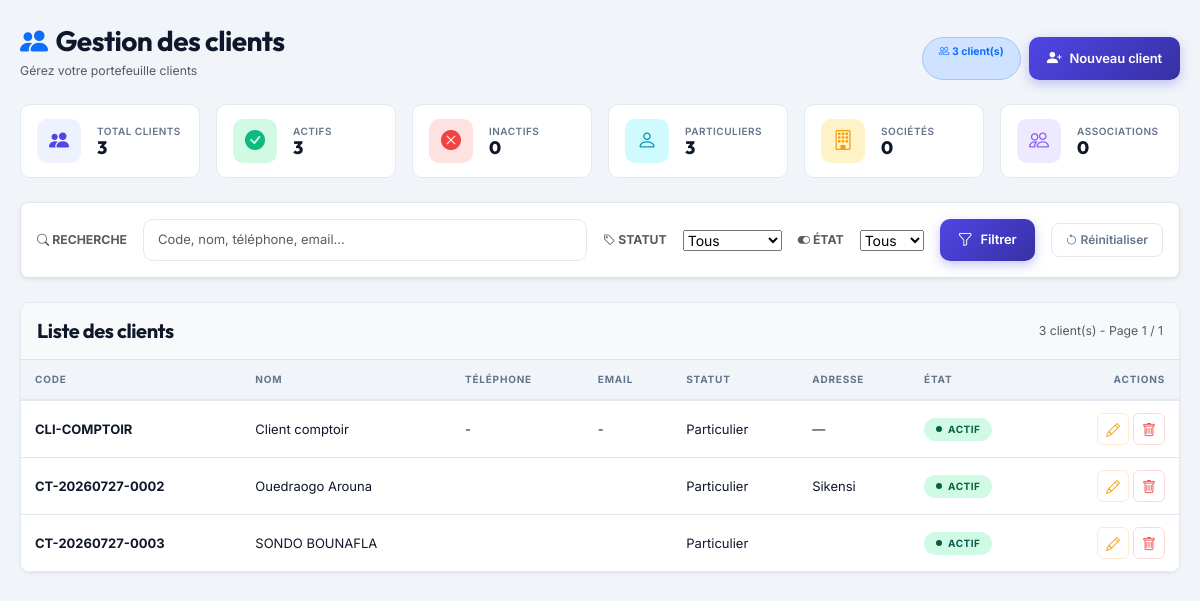
Screenshot of /views/contact/clients.php with the database file from the repository.
### tables this page shows
CREATE TABLE IF NOT EXISTS `contact` (
  `code_contact` varchar(100) NOT NULL,
  `nom_prenom_contact` varchar(300) NOT NULL,
  `telephone_contact` varchar(100) NOT NULL,
  `email_contact` varchar(100) NOT NULL,
  `type_contact` varchar(100) NOT NULL,
  `statut_contact` varchar(100) NOT NULL,
  `solde_contact` decimal(10,2) DEFAULT '0.00',
  `solde_maximum` decimal(10,2) DEFAULT '0.00',
  `adresse_contact` varchar(100) DEFAULT NULL,
  `etat_contact` enum('Actif','Inactif') NOT NULL DEFAULT 'Actif',
  PRIMARY KEY (`code_contact`)
);

### views/contact/clients.php (the view, shortened to what this page needs)
<?php
require 'databases/database.php';
function e($str) {
    return htmlspecialchars($str ?? '', ENT_QUOTES, 'UTF-8');
}
function getTableContent($pdo, $search, $filtres, $page, $perPage = 20) {
    $sql = "SELECT * FROM contact WHERE type_contact = 'Client'";
    $params = [];
    $countSql = "SELECT COUNT(*) FROM (" . $sql . ") as count_table";
    $stmt = $pdo->prepare($countSql);
    $stmt->execute($params);
    $total = $stmt->fetchColumn();
    $totalPages = ceil($total / $perPage);
    $sql .= " ORDER BY nom_prenom_contact LIMIT " . (($page - 1) * $perPage) . ", $perPage";
    $stmt = $pdo->prepare($sql);
    $stmt->execute($params);
    $clients = $stmt->fetchAll(PDO::FETCH_ASSOC);
    if (empty($clients)):
    ?>
    <tr>
        <td colspan="8" class="text-center py-5 text-muted">
            <i class="bi bi-inbox fs-1 d-block mb-2 opacity-50"></i>
            Aucun client trouvé
        </td>
    </tr>
    <?php else: ?>
    <?php foreach ($clients as $c): ?>
    <tr>
        <td class="td-bold"><?= e($c['code_contact']) ?></td>
        <td><?= e($c['nom_prenom_contact']) ?></td>
        <td><?= e($c['telephone_contact'] ?? '—') ?></td>
        <td><?= e($c['email_contact'] ?? '—') ?></td>
        <td><?= e($c['statut_contact']) ?></td>
        <td><?= e($c['adresse_contact'] ?? '—') ?></td>
        <td>
            <span class="status-badge <?= $c['etat_contact'] === 'Actif' ? 'on' : 'off' ?>">
                <span class="sdot"></span>
                <?= e($c['etat_contact']) ?>
            </span>
        </td>
        <td class="text-end">
            <div class="d-inline-flex gap-1">
                <button class="act-btn e editBtn" data-code="<?= e($c['code_contact']) ?>" title="Modifier">
                    <i class="bi bi-pencil"></i>
                </button>
                <button class="act-btn d deleteBtn" data-code="<?= e($c['code_contact']) ?>" data-nom="<?= e($c['nom_prenom_contact']) ?>" title="Supprimer">
                    <i class="bi bi-trash"></i>
                </button>
            </div>
        </td>
    </tr>
    <?php endforeach; ?>
    <?php endif;
    $tableHtml = ob_get_clean();
    ?>
    <?php endif;
    $paginationHtml = ob_get_clean();
    return [
        'table' => $tableHtml,
        'pagination' => $paginationHtml,
        'total' => $total,
        'page' => $page,
        'totalPages' => $totalPages
    ];
}
$search = trim($_POST['search'] ?? '');
$filtres = [
    'statut' => trim($_POST['statut'] ?? ''),
    'etat' => trim($_POST['etat'] ?? '')
];
$page = (int)($_POST['page'] ?? 1);
$initialData = getTableContent($pdo, $search, $filtres, $page);
$totalClients = $pdo->query("SELECT COUNT(*) FROM contact WHERE type_contact = 'Client'")->fetchColumn();
$actifs = $pdo->query("SELECT COUNT(*) FROM contact WHERE type_contact = 'Client' AND etat_contact = 'Actif'")->fetchColumn();
$inactifs = $pdo->query("SELECT COUNT(*) FROM contact WHERE type_contact = 'Client' AND etat_contact = 'Inactif'")->fetchColumn();
$particuliers = $pdo->query("SELECT COUNT(*) FROM contact WHERE type_contact = 'Client' AND statut_contact = 'Particulier'")->fetchColumn();
$societes = $pdo->query("SELECT COUNT(*) FROM contact WHERE type_contact = 'Client' AND statut_contact = 'Société'")->fetchColumn();
$associations = $pdo->query("SELECT COUNT(*) FROM contact WHERE type_contact = 'Client' AND statut_contact = 'Association'")->fetchColumn();
?>
<!DOCTYPE html>
<html lang="fr">
<head>
<link href="https://cdn.jsdelivr.net/npm/bootstrap@5.3.2/dist/css/bootstrap.min.css" rel="stylesheet">
<link href="https://cdn.jsdelivr.net/npm/bootstrap-icons@1.11.3/font/bootstrap-icons.css" rel="stylesheet">
<link rel="stylesheet" href="https://cdn.jsdelivr.net/npm/bootstrap-select@1.14.0-beta3/dist/css/bootstrap-select.min.css">
</head>
<body>
<div class="W">
    <div class="d-flex flex-wrap justify-content-between align-items-end mb-4 gap-2">
        <div>
            <h1 class="h3 fw-bold mb-1"><i class="bi bi-people-fill text-primary me-2"></i>Gestion des clients</h1>
            <p class="text-muted small mb-0">Gérez votre portefeuille clients</p>
        </div>
        <div class="d-flex gap-2">
            <span class="badge rounded-pill bg-primary-subtle text-primary border border-primary-subtle px-3 py-2">
                <i class="bi bi-people"></i> <?= $totalClients ?> client(s)
            </span>
            <button type="button" class="btn-chic btn-chic-primary" id="addBtn">
                <i class="bi bi-person-plus-fill"></i>
                <span>Nouveau client</span>
            </button>
        </div>
    </div>
    <div class="row g-3 mb-4">
        <?php
        $stats = [
            ['primary', 'people-fill', 'Total clients', $totalClients, ''],
            ['success', 'check-circle-fill', 'Actifs', $actifs, ''],
            ['danger', 'x-circle-fill', 'Inactifs', $inactifs, ''],
            ['info', 'person', 'Particuliers', $particuliers, ''],
            ['warning', 'building', 'Sociétés', $societes, ''],
            ['purple', 'people', 'Associations', $associations, ''],
        ];
        $colorMap = [
            'primary' => ['var(--color-primary-soft)', 'var(--color-primary)'],
            'success' => ['var(--color-success-soft)', 'var(--color-success)'],
            'warning' => ['var(--color-warning-soft)', 'var(--color-warning)'],
            'danger' => ['var(--color-danger-soft)', 'var(--color-danger)'],
            'info' => ['var(--color-info-soft)', 'var(--color-info)'],
            'purple' => ['var(--color-purple-soft)', 'var(--color-purple)'],
        ];
        foreach ($stats as $s):
            $bg = $colorMap[$s[0]][0];
            $fg = $colorMap[$s[0]][1];
        ?>
        <div class="col-6 col-md-4 col-xl-2">
            <div class="stat-card d-flex align-items-center gap-3 h-100">
                <div class="stat-icon" style="background: <?= $bg ?>; color: <?= $fg ?>;">
                    <i class="bi bi-<?= $s[1] ?>"></i>
                </div>
                <div class="flex-grow-1 overflow-hidden">
                    <div class="stat-label"><?= $s[2] ?></div>
                    <div class="stat-value text-truncate"><?= $s[3] ?><?php if ($s[4]): ?><small class="text-muted ms-1" style="font-size:11px;"><?= $s[4] ?></small><?php endif; ?></div>
                </div>
            </div>
        </div>
        <?php endforeach; ?>
    </div>
    <div class="bg-white border rounded-3 p-3 mb-4 shadow-sm">
        <form id="searchForm" method="post">
            <div class="d-flex flex-wrap align-items-center gap-3">
                <label class="text-uppercase small fw-bold text-muted mb-0"><i class="bi bi-search"></i> Recherche</label>
                <input type="text" name="search" id="searchInput" class="form-control" placeholder="Code, nom, téléphone, email..." value="<?= e($search) ?>" style="flex:1; min-width:150px;">
                <label class="text-uppercase small fw-bold text-muted mb-0"><i class="bi bi-tag"></i> Statut</label>
                <select name="statut" id="statutFilter" class="selectpicker" data-live-search="true">
                    <option value="">Tous</option>
                </select>
                <label class="text-uppercase small fw-bold text-muted mb-0"><i class="bi bi-toggle-on"></i> État</label>
                <select name="etat" id="etatFilter" class="selectpicker">
                    <option value="">Tous</option>
                </select>
                <button type="submit" class="btn-chic btn-chic-primary"><i class="bi bi-funnel"></i><span>Filtrer</span></button>
                <button type="button" class="btn-go-outline" id="resetBtn"><i class="bi bi-arrow-counterclockwise"></i> Réinitialiser</button>
            </div>
        </form>
    </div>
    <div class="data-table-wrap">
        <div class="d-flex flex-wrap align-items-center justify-content-between p-3 border-bottom bg-light">
            <h5 class="mb-0 fw-bold">Liste des clients</h5>
            <span class="text-muted small"><?= $initialData['total'] ?> client(s) - Page <?= $initialData['page'] ?> / <?= max(1, $initialData['totalPages']) ?></span>
        </div>
        <div class="table-responsive">
            <table class="table">
                <thead>
                    <tr>
                        <th>Code</th>
                        <th>Nom</th>
                        <th>Téléphone</th>
                        <th>Email</th>
                        <th>Statut</th>
                        <th>Adresse</th>
                        <th>État</th>
                        <th class="text-end">Actions</th>
                    </tr>
                </thead>
                <tbody>
                    <?= $initialData['table'] ?>
                </tbody>
            </table>
        </div>
    </div>
</div>
<div class="position-fixed top-0 end-0 p-3" style="z-index:2000;">
</div>
</body>
</html>

### rows the page displays
contact: code_contact "CLI-COMPTOIR", nom_prenom_contact "Client comptoir", telephone_contact "-", email_contact "-", statut_contact "Particulier", adresse_contact "—", etat_contact "ACTIF"
contact: code_contact "CT-20260727-0002", nom_prenom_contact "Ouedraogo Arouna", statut_contact "Particulier", adresse_contact "Sikensi", etat_contact "ACTIF"
contact: code_contact "CT-20260727-0003", nom_prenom_contact "SONDO BOUNAFLA", statut_contact "Particulier", etat_contact "ACTIF"

### other values shown
$totalClients "3"
$s[2] "TOTAL CLIENTS"
$s[3] "3"
$s[2] "ACTIFS"
$s[2] "INACTIFS"
$s[3] "0"
$s[2] "PARTICULIERS"
$s[2] "SOCIÉTÉS"
$s[2] "ASSOCIATIONS"
$initialData['total'] "3"
$initialData['page'] "1"
max(1, $initialData['totalPages']) "1"
